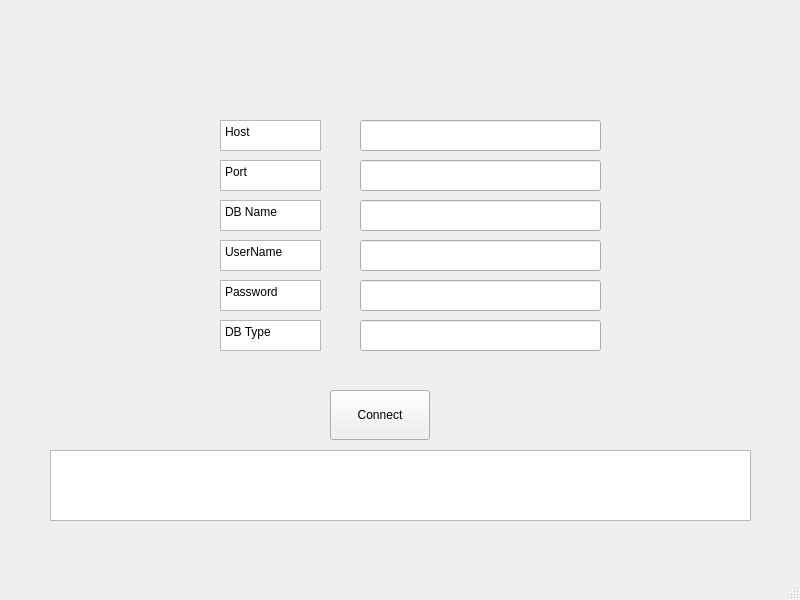
<?xml version="1.0" encoding="UTF-8"?>
<ui version="4.0">
 <class>MainWindow</class>
 <widget class="QMainWindow" name="MainWindow">
  <property name="geometry">
   <rect>
    <x>0</x>
    <y>0</y>
    <width>800</width>
    <height>600</height>
   </rect>
  </property>
  <property name="windowTitle">
   <string>MainWindow</string>
  </property>
  <widget class="QWidget" name="centralwidget">
   <widget class="QLineEdit" name="lineEditHost">
    <property name="geometry">
     <rect>
      <x>360</x>
      <y>120</y>
      <width>241</width>
      <height>31</height>
     </rect>
    </property>
   </widget>
   <widget class="QPlainTextEdit" name="plainTextEdit">
    <property name="geometry">
     <rect>
      <x>220</x>
      <y>120</y>
      <width>101</width>
      <height>31</height>
     </rect>
    </property>
    <property name="plainText">
     <string>Host</string>
    </property>
   </widget>
   <widget class="QPlainTextEdit" name="plainTextEdit_2">
    <property name="geometry">
     <rect>
      <x>220</x>
      <y>160</y>
      <width>101</width>
      <height>31</height>
     </rect>
    </property>
    <property name="plainText">
     <string>Port</string>
    </property>
   </widget>
   <widget class="QPlainTextEdit" name="plainTextEdit_3">
    <property name="geometry">
     <rect>
      <x>220</x>
      <y>200</y>
      <width>101</width>
      <height>31</height>
     </rect>
    </property>
    <property name="plainText">
     <string>DB Name</string>
    </property>
   </widget>
   <widget class="QPlainTextEdit" name="plainTextEdit_4">
    <property name="geometry">
     <rect>
      <x>220</x>
      <y>240</y>
      <width>101</width>
      <height>31</height>
     </rect>
    </property>
    <property name="plainText">
     <string>UserName</string>
    </property>
   </widget>
   <widget class="QPlainTextEdit" name="plainTextEdit_5">
    <property name="geometry">
     <rect>
      <x>220</x>
      <y>280</y>
      <width>101</width>
      <height>31</height>
     </rect>
    </property>
    <property name="plainText">
     <string>Password</string>
    </property>
   </widget>
   <widget class="QPlainTextEdit" name="plainTextEdit_6">
    <property name="geometry">
     <rect>
      <x>220</x>
      <y>320</y>
      <width>101</width>
      <height>31</height>
     </rect>
    </property>
    <property name="plainText">
     <string>DB Type</string>
    </property>
   </widget>
   <widget class="QLineEdit" name="lineEditPort">
    <property name="geometry">
     <rect>
      <x>360</x>
      <y>160</y>
      <width>241</width>
      <height>31</height>
     </rect>
    </property>
   </widget>
   <widget class="QLineEdit" name="lineEditDb">
    <property name="geometry">
     <rect>
      <x>360</x>
      <y>200</y>
      <width>241</width>
      <height>31</height>
     </rect>
    </property>
   </widget>
   <widget class="QLineEdit" name="lineEditUser">
    <property name="geometry">
     <rect>
      <x>360</x>
      <y>240</y>
      <width>241</width>
      <height>31</height>
     </rect>
    </property>
   </widget>
   <widget class="QLineEdit" name="lineEditPass">
    <property name="geometry">
     <rect>
      <x>360</x>
      <y>280</y>
      <width>241</width>
      <height>31</height>
     </rect>
    </property>
   </widget>
   <widget class="QLineEdit" name="lineEditType">
    <property name="geometry">
     <rect>
      <x>360</x>
      <y>320</y>
      <width>241</width>
      <height>31</height>
     </rect>
    </property>
   </widget>
   <widget class="QPushButton" name="pushButton">
    <property name="geometry">
     <rect>
      <x>330</x>
      <y>390</y>
      <width>100</width>
      <height>50</height>
     </rect>
    </property>
    <property name="text">
     <string>Connect</string>
    </property>
   </widget>
   <widget class="QTextEdit" name="textEditResponse">
    <property name="geometry">
     <rect>
      <x>50</x>
      <y>450</y>
      <width>701</width>
      <height>71</height>
     </rect>
    </property>
   </widget>
  </widget>
  <widget class="QMenuBar" name="menubar">
   <property name="geometry">
    <rect>
     <x>0</x>
     <y>0</y>
     <width>800</width>
     <height>22</height>
    </rect>
   </property>
  </widget>
  <widget class="QStatusBar" name="statusbar"/>
 </widget>
 <resources/>
 <connections/>
</ui>
